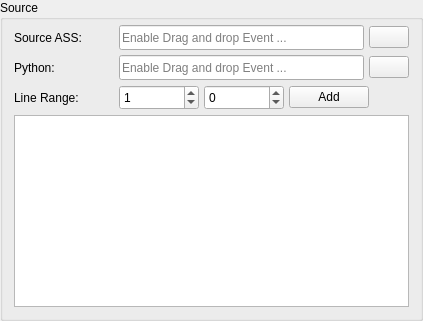
      <widget class="QGroupBox" name="groupBoxSource">
       <property name="title">
        <string>Source</string>
       </property>
       <layout class="QVBoxLayout" name="verticalLayout_4">
        <property name="spacing">
         <number>5</number>
        </property>
        <property name="topMargin">
         <number>5</number>
        </property>
        <item>
         <layout class="QHBoxLayout" name="horizontalLayout">
          <item>
           <widget class="QLabel" name="labelSource">
            <property name="minimumSize">
             <size>
              <width>100</width>
              <height>0</height>
             </size>
            </property>
            <property name="maximumSize">
             <size>
              <width>110</width>
              <height>16777215</height>
             </size>
            </property>
            <property name="text">
             <string>Source ASS:</string>
            </property>
           </widget>
          </item>
          <item>
           <widget class="QLineEdit" name="editSource">
            <property name="minimumSize">
             <size>
              <width>0</width>
              <height>25</height>
             </size>
            </property>
            <property name="toolTip">
             <string/>
            </property>
            <property name="readOnly">
             <bool>true</bool>
            </property>
            <property name="placeholderText">
             <string>Enable Drag and drop Event ...</string>
            </property>
           </widget>
          </item>
          <item>
           <widget class="QPushButton" name="buttonBrowseSource">
            <property name="maximumSize">
             <size>
              <width>45</width>
              <height>16777215</height>
             </size>
            </property>
            <property name="text">
             <string/>
            </property>
            <property name="icon">
             <iconset resource="../res/res.qrc">
              <normaloff>:/buttons/folder.png</normaloff>:/buttons/folder.png</iconset>
            </property>
           </widget>
          </item>
         </layout>
        </item>
        <item>
         <layout class="QHBoxLayout" name="horizontalLayout_2">
          <item>
           <widget class="QLabel" name="labelPython">
            <property name="minimumSize">
             <size>
              <width>100</width>
              <height>0</height>
             </size>
            </property>
            <property name="maximumSize">
             <size>
              <width>110</width>
              <height>16777215</height>
             </size>
            </property>
            <property name="text">
             <string>Python:</string>
            </property>
           </widget>
          </item>
          <item>
           <widget class="QLineEdit" name="editPython">
            <property name="minimumSize">
             <size>
              <width>0</width>
              <height>25</height>
             </size>
            </property>
            <property name="toolTip">
             <string>The &quot;!/&quot; means TCAX root dir, such as &quot;!/test.py&quot;.
The &quot;!&quot; means using internal fx, such as &quot;!in_001.py&quot;.</string>
            </property>
            <property name="readOnly">
             <bool>false</bool>
            </property>
            <property name="placeholderText">
             <string>Enable Drag and drop Event ...</string>
            </property>
           </widget>
          </item>
          <item>
           <widget class="QPushButton" name="buttonBrowsePython">
            <property name="maximumSize">
             <size>
              <width>45</width>
              <height>16777215</height>
             </size>
            </property>
            <property name="text">
             <string/>
            </property>
            <property name="icon">
             <iconset resource="../res/res.qrc">
              <normaloff>:/buttons/folder.png</normaloff>:/buttons/folder.png</iconset>
            </property>
           </widget>
          </item>
         </layout>
        </item>
        <item>
         <layout class="QHBoxLayout" name="horizontalLayout_3">
          <item>
           <widget class="QLabel" name="labelLineRange">
            <property name="minimumSize">
             <size>
              <width>100</width>
              <height>0</height>
             </size>
            </property>
            <property name="maximumSize">
             <size>
              <width>110</width>
              <height>16777215</height>
             </size>
            </property>
            <property name="text">
             <string>Line Range:</string>
            </property>
           </widget>
          </item>
          <item>
           <widget class="QSpinBox" name="spinBoxLineStart">
            <property name="minimumSize">
             <size>
              <width>80</width>
              <height>25</height>
             </size>
            </property>
            <property name="toolTip">
             <string>1: Fx from the first line.
0: Fx from the last line.</string>
            </property>
            <property name="whatsThis">
             <string/>
            </property>
            <property name="minimum">
             <number>-99999</number>
            </property>
            <property name="maximum">
             <number>99999</number>
            </property>
            <property name="value">
             <number>1</number>
            </property>
           </widget>
          </item>
          <item>
           <widget class="QSpinBox" name="spinBoxLineEnd">
            <property name="minimumSize">
             <size>
              <width>80</width>
              <height>25</height>
             </size>
            </property>
            <property name="toolTip">
             <string>0: Fx to the last line.</string>
            </property>
            <property name="minimum">
             <number>-99999</number>
            </property>
            <property name="maximum">
             <number>99999</number>
            </property>
           </widget>
          </item>
          <item>
           <widget class="QPushButton" name="buttonAddLine">
            <property name="maximumSize">
             <size>
              <width>16777215</width>
              <height>16777215</height>
             </size>
            </property>
            <property name="text">
             <string>Add</string>
            </property>
            <property name="icon">
             <iconset resource="../res/res.qrc">
              <normaloff>:/buttons/add.png</normaloff>:/buttons/add.png</iconset>
            </property>
           </widget>
          </item>
          <item>
           <spacer name="horizontalSpacer">
            <property name="orientation">
             <enum>Qt::Horizontal</enum>
            </property>
            <property name="sizeHint" stdset="0">
             <size>
              <width>40</width>
              <height>20</height>
             </size>
            </property>
           </spacer>
          </item>
         </layout>
        </item>
        <item>
         <widget class="QListWidget" name="listWidgetLine">
          <property name="sizePolicy">
           <sizepolicy hsizetype="Expanding" vsizetype="Preferred">
            <horstretch>0</horstretch>
            <verstretch>0</verstretch>
           </sizepolicy>
          </property>
          <property name="contextMenuPolicy">
           <enum>Qt::CustomContextMenu</enum>
          </property>
         </widget>
        </item>
       </layout>
      </widget>
